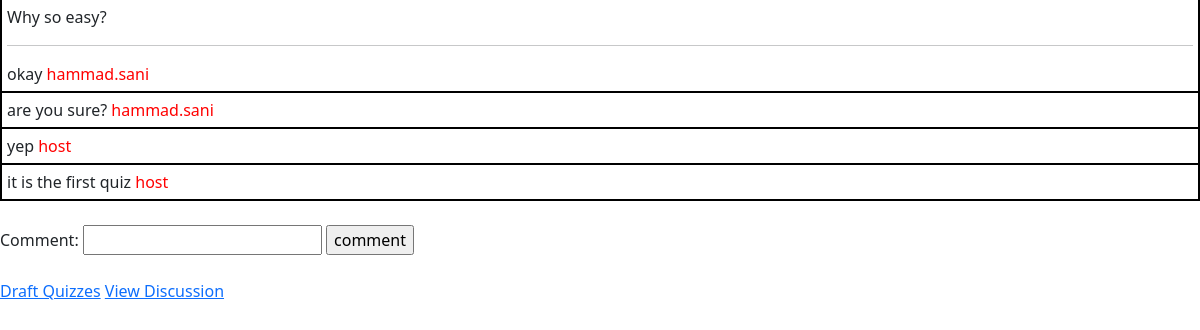
The page /quiz_attempter_homepage/full_discussion/1/ (signed in) on the database as committed earlier.
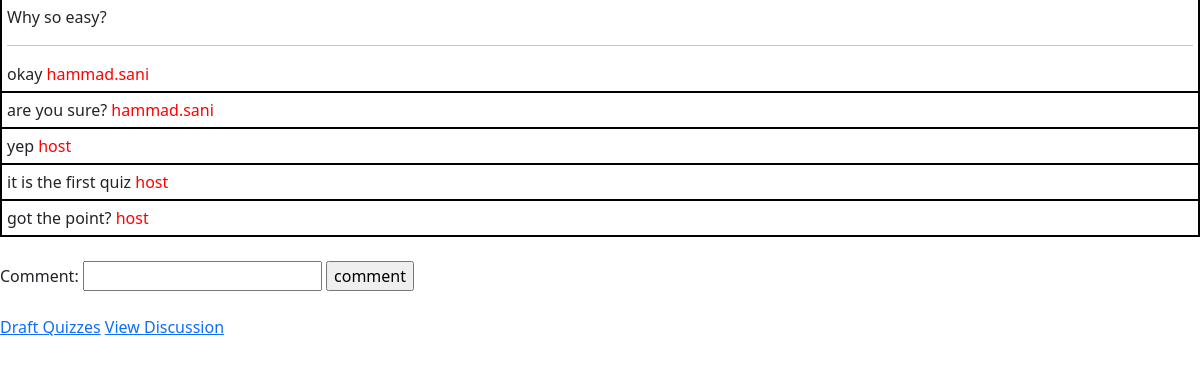
The same page on the database as committed later.
### quiz_attempter_management/models.py (models this page shows)
class Comment(models.Model):
    discussion = models.ForeignKey(Discussion, on_delete=models.CASCADE)
    comment = models.CharField(max_length=200)
    commenter = models.ForeignKey(User, on_delete=models.CASCADE)

### quiz_attempter_management/decorators.py (the view)
    def check_host_or_quiz_attempter(request, *args, **kwargs):
        if request.user.is_authenticated and not request.user.is_superuser:
            return view_function(request, *args, **kwargs)
        return HttpResponse("You are not Quiz Attempter or Host")

### quiz_attempter_management/forms.py
class CommentForm(forms.ModelForm):
    class Meta:
        model = Comment
        fields = ['comment']

### quiz_attempter_management/views.py (called while the page is built, shortened)
def quiz_attempter(request):
    try:
        request.user.quizattempter
        is_quiz_attempter = True
    except Exception:
        is_quiz_attempter = False
    return is_quiz_attempter

@host_or_quiz_attempter_required
def full_discussion(request, discussion_id):
    discussion = Discussion.objects.get(id=discussion_id)
    quiz_id = discussion.quiz.id
    quizAttempter = QuizAttempter.objects.get(id=discussion.quiz_attempter.id)
    comments = Comment.objects.filter(discussion=discussion)
    comment_form = CommentForm()
    is_quiz_attempter = quiz_attempter(request)
    return render(request, 'quiz_attempter_management/full_discussion.html', {'discussion': discussion, 'comments': comments, 'author': quizAttempter.username, 'comment_form': comment_form,
                                                                              'quiz_id': quiz_id,
                                                                              'is_quiz_attempter': is_quiz_attempter})

### quiz_attempter_management/templates/quiz_attempter_management/full_discussion.html (shortened to what this page needs)
{% extends "base.html" %}
{% block title %}
    <head>
    </head>
{% endblock title %}
{% block content %}
    <div class="discussion">
        {{ discussion.subject }}
        <hr>
        {{ discussion.details }}
        <span>{{author}}</span>
    </div>
    {% for comment in  comments%}
        <div class="comment">
            {{ comment.comment }}
            <span>{{ comment.commenter.username }}</span>
        </div>
    {% endfor %}
    <br>
    <form action="" method="POST">
        {{ comment_form.label_tag }} {{ comment_form }} {{ comment_form.errors }}
        <input type="submit" value="comment">
    </form>
    <br>
    {% if is_quiz_attempter %}
        <a href="{% url "discussion" quiz_id%}">Discussions</a>
    {% else %}
    <a href="{% url "draftquizzes" %}">Draft Quizzes</a>
    <a href="{% url "viewdiscussions" quiz_id%}">View Discussion</a>
    {% endif %}
{% endblock content %}

Rows that differ between the two databases and show on the page:
added Comment: comment "got the point?", commenter.username "host"
